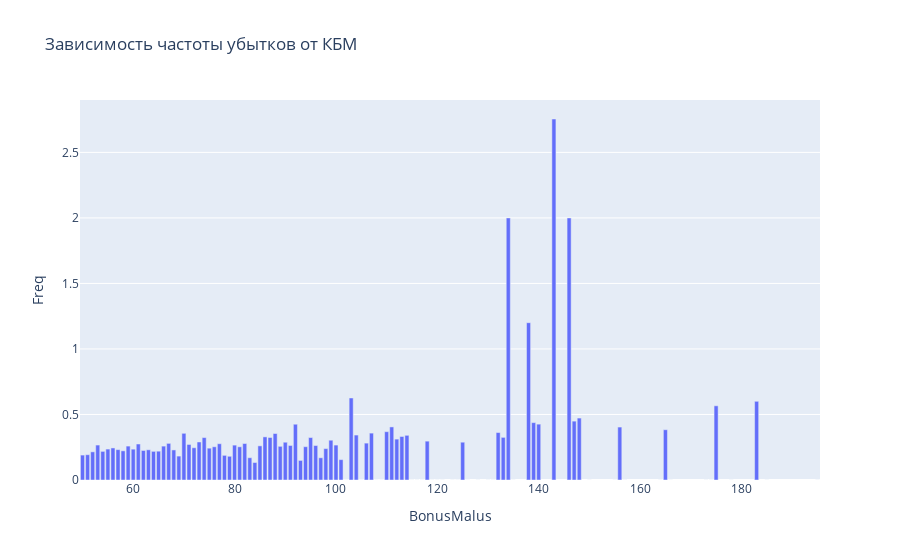

Notebook code cell kept with this figure:
### Code cell
fig = px.bar(df_group_BM, x='BonusMalus', y='Freq', title='Зависимость частоты убытков от КБМ')
fig.show()

### Figure 1 — Plotly figure (JSON) as saved in the notebook; plotly's stock layout.template omitted (floating-point values rounded to 4 significant figures)
{"data": [{"alignmentgroup": "True", "hoverlabel": {"namelength": 0}, "hovertemplate": "BonusMalus=%{x}<br>Freq=%{y}", "legendgroup": "", "marker": {"color": "#636efa"}, "name": "", "offsetgroup": "", "orientation": "v", "showlegend": false, "textposition": "auto", "type": "bar", "x": [50, 51, 52, 53, 54, 55, 56, 57, 58, 59, 60, 61, 62, 63, 64, 65, 66, 67, 68, 69, 70, 71, 72, 73, 74, 75, 76, 77, 78, 79, 80, 81, 82, 83, 84, 85, 86, 87, 88, 89, 90, 91, 92, 93, 94, 95, 96, 97, 98, 99, 100, 101, 102, 103, 104, 105, 106, 107, 108, 109, 110, 111, 112, 113, 114, 115, 116, 117, 118, 119, 120, 121, 123, 124, 125, 126, 128, 130, 131, 132, 133, 134, 135, 138, 139, 140, 143, 146, 147, 148, 150, 155, 156, 157, 164, 165, 166, 173, 174, 175, 178, 183, 185, 195], "xaxis": "x", "y": [0.1902, 0.193, 0.2148, 0.2666, 0.2183, 0.2361, 0.2446, 0.2319, 0.2226, 0.2587, 0.2353, 0.2746, 0.2253, 0.2306, 0.2187, 0.22, 0.2586, 0.2795, 0.2294, 0.1824, 0.3563, 0.2711, 0.2461, 0.2901, 0.3237, 0.2429, 0.2535, 0.2768, 0.1881, 0.181, 0.2662, 0.2534, 0.2784, 0.17, 0.1335, 0.2606, 0.329, 0.3244, 0.3548, 0.257, 0.2882, 0.2634, 0.4257, 0.1494, 0.2542, 0.3239, 0.263, 0.1696, 0.2396, 0.3037, 0.2665, 0.1554, 0, 0.626, 0.3429, 0, 0.2814, 0.3578, 0, 0, 0.3687, 0.405, 0.312, 0.332, 0.3409, 0, 0, 0, 0.2964, 0, 0, 0, 0, 0, 0.2884, 0, 0, 0, 0, 0.362, 0.3253, 2, 0, 1.2, 0.4379, 0.4262, 2.755, 2, 0.4492, 0.4727, 0, 0, 0.404, 0, 0, 0.3836, 0, 0, 0, 0.5663, 0, 0.6006, 0, 0], "yaxis": "y"}], "layout": {"barmode": "relative", "legend": {"tracegroupgap": 0}, "title": {"text": "Зависимость частоты убытков от КБМ"}, "xaxis": {"anchor": "y", "domain": [0, 1], "title": {"text": "BonusMalus"}}, "yaxis": {"anchor": "x", "domain": [0, 1], "title": {"text": "Freq"}}}}
